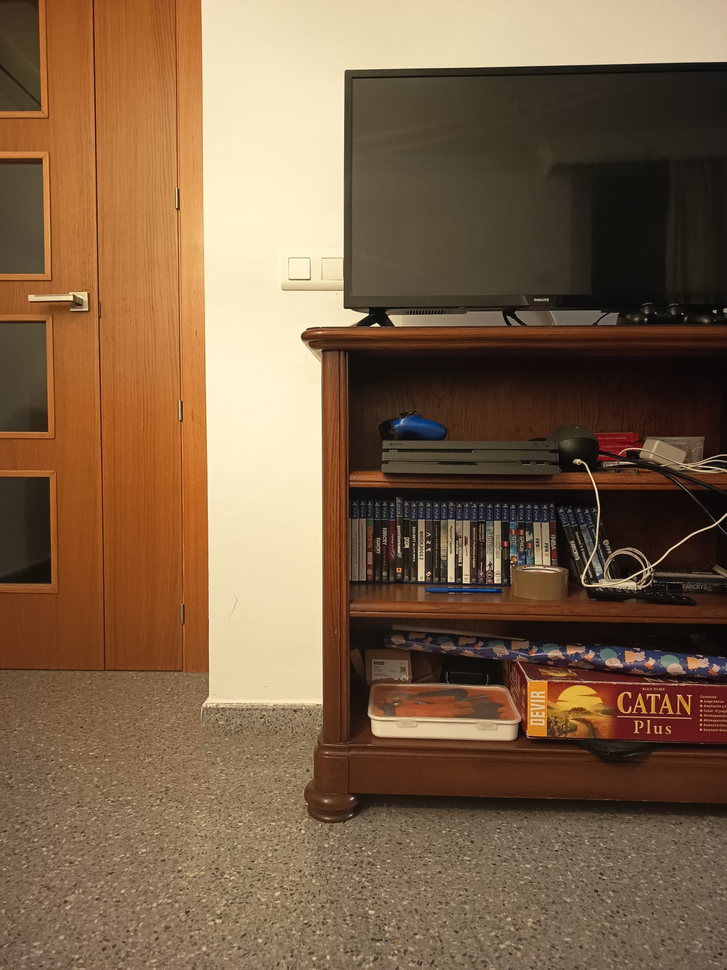
#> input picture OpenCV/legacy/2026_pre_reestructuracion/Estéreo/mueble_izq.png, 727 x 970 px, shrunk from 1500 x 2000 before the run
$ python mapa_profundidad.py
#> lines starting #> are read from the running program, lines starting #| are printed output that depends on the picture
import cv2 as cv
import matplotlib.pyplot as plt
import numpy as np


class DepthMap:
    def __init__(self,showImages):

#> called with showImages = False
        self.im_left = cv.imread("mueble_izq.png", cv.IMREAD_GRAYSCALE)
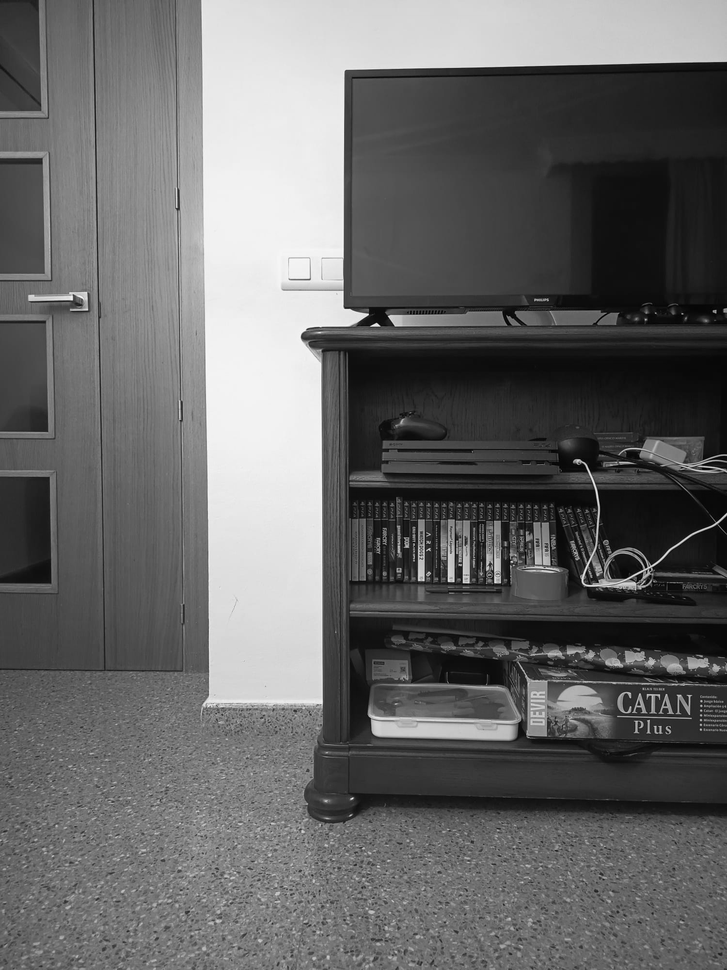
#> self.im_left: shape (970, 727); min 0, max 251, mean 103.6
        self.im_right = cv.imread("mueble_der.png", cv.IMREAD_GRAYSCALE)
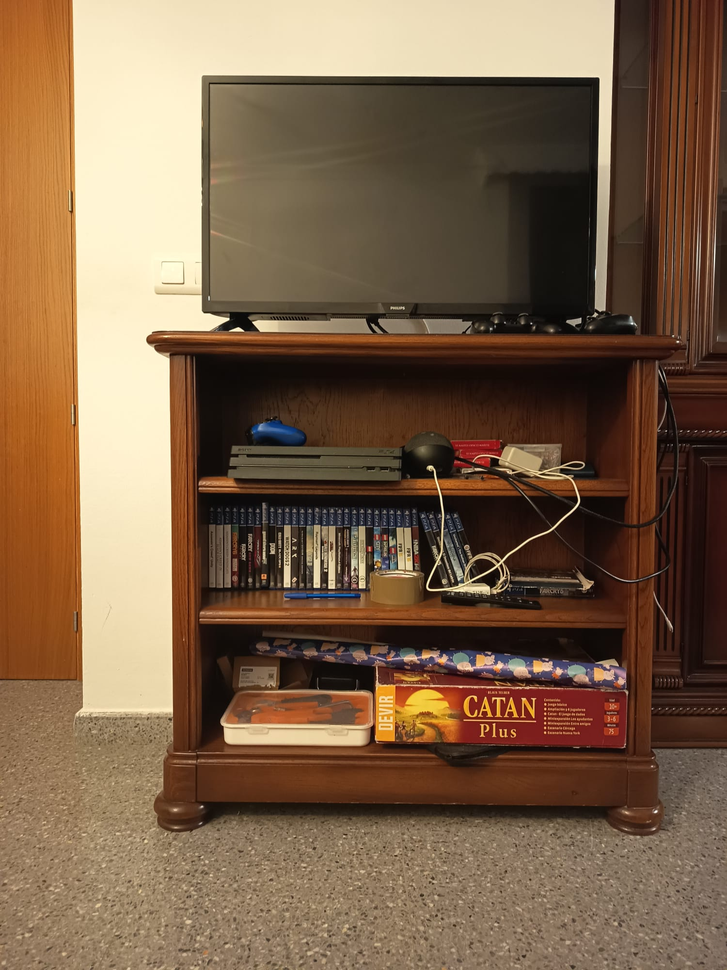
#> input picture OpenCV/legacy/2026_pre_reestructuracion/Estéreo/mueble_der.png, 727 x 970 px, shrunk from 1500 x 2000 before the run
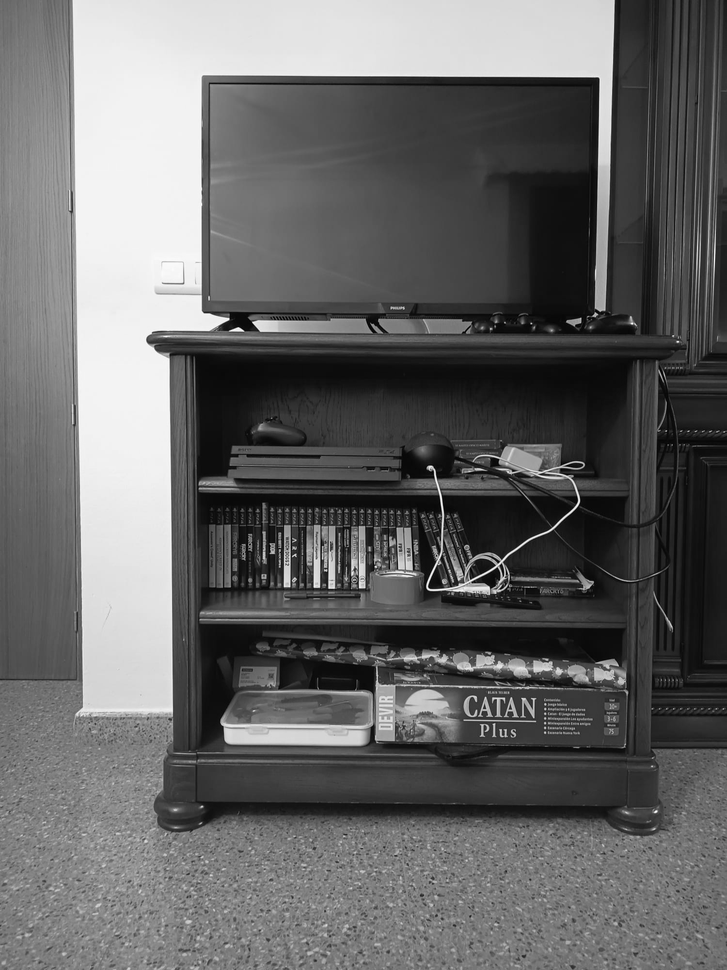
#> self.im_right: shape (970, 727); min 0, max 255, mean 102.9

        if showImages:
            plt.figure()

            plt.subplot(1,2,1)
            plt.imshow(self.im_left, cmap='gray')
            plt.title("Izquierda")

            plt.subplot(1,2,2)
            plt.imshow(self.im_right, cmap='gray')
            plt.title("Derecha")

            plt.show()

    def mapa_BM(self):
        nDispFactor = 26     # parámetro a ajustar
        blockSize = 21
        objeto_estereo = cv.StereoBM_create(numDisparities=16*nDispFactor, blockSize=blockSize)

        disparidad = objeto_estereo.compute(self.im_left, self.im_right)

        plt.figure()

        plt.imshow(disparidad, cmap='gray')
        plt.colorbar()
        plt.title("Disparidad")

        plt.show()

    def mapa_SGBM(self):
        window_size = 7
        min_disp = 16
        nDispFactor = 20        # parámetro a ajustar
        canales = 1             # Es gris
        objeto_estereo = cv.StereoSGBM_create(minDisparity=min_disp,
                                                numDisparities=16*nDispFactor,
                                                blockSize=window_size,
                                                P1 = 8*canales*window_size**2,      # Fórmula OpenCV
                                                P2 = 32*canales*window_size**2,     # Fórmula OpenCV
                                                disp12MaxDiff=1,
                                                uniquenessRatio=15,
                                                speckleWindowSize=100,
                                                speckleRange=2,
                                                preFilterCap=63,
                                                mode = cv.STEREO_SGBM_MODE_SGBM_3WAY)

        disparidad = objeto_estereo.compute(self.im_left, self.im_right).astype(np.float32)/16.0
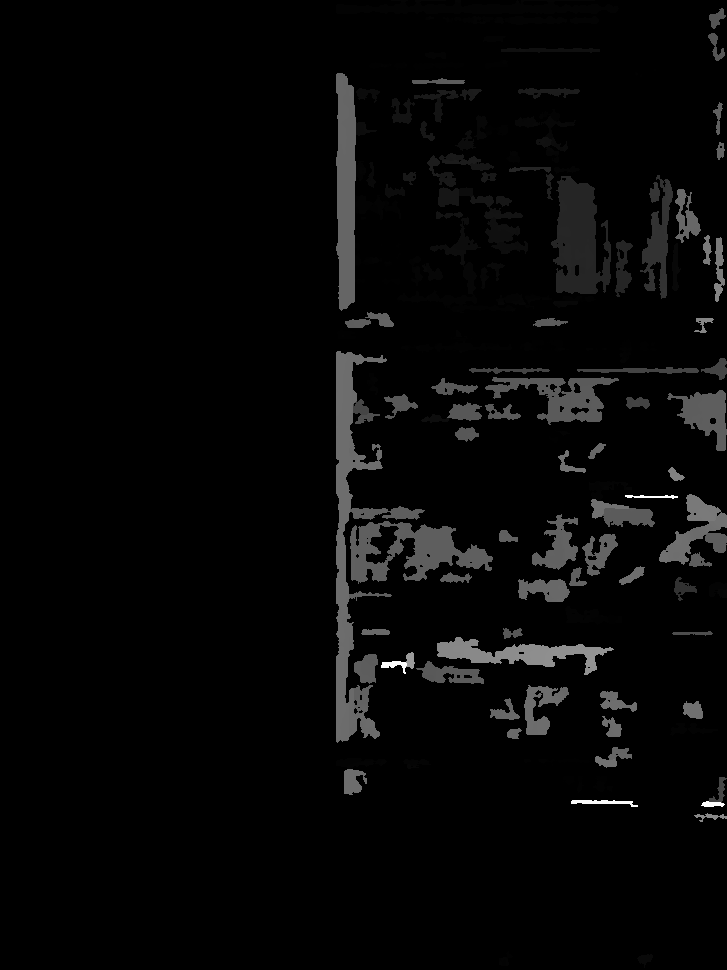
#> disparidad: shape (970, 727) float32; min 15, max 335, mean 23.7; drawn with min black and max white

        plt.figure()

        plt.imshow(disparidad, cmap='gray')
        plt.colorbar()
        plt.title("Disparidad")

        plt.show()
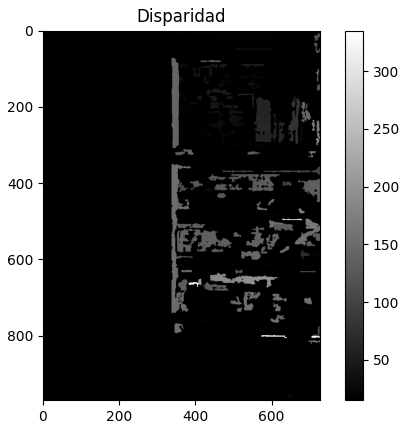
#> figure drawn by matplotlib, 2 panels

def demoViewPics():
    dp = DepthMap(showImages=True)

def demoStereoBM():
    dp = DepthMap(showImages=False)

    dp.mapa_BM()

def demoStereoSGBM():
    dp = DepthMap(showImages=False)

    dp.mapa_SGBM()


if __name__ == '__main__':
    #demoViewPics()

    #demoStereoBM()

    demoStereoSGBM()
